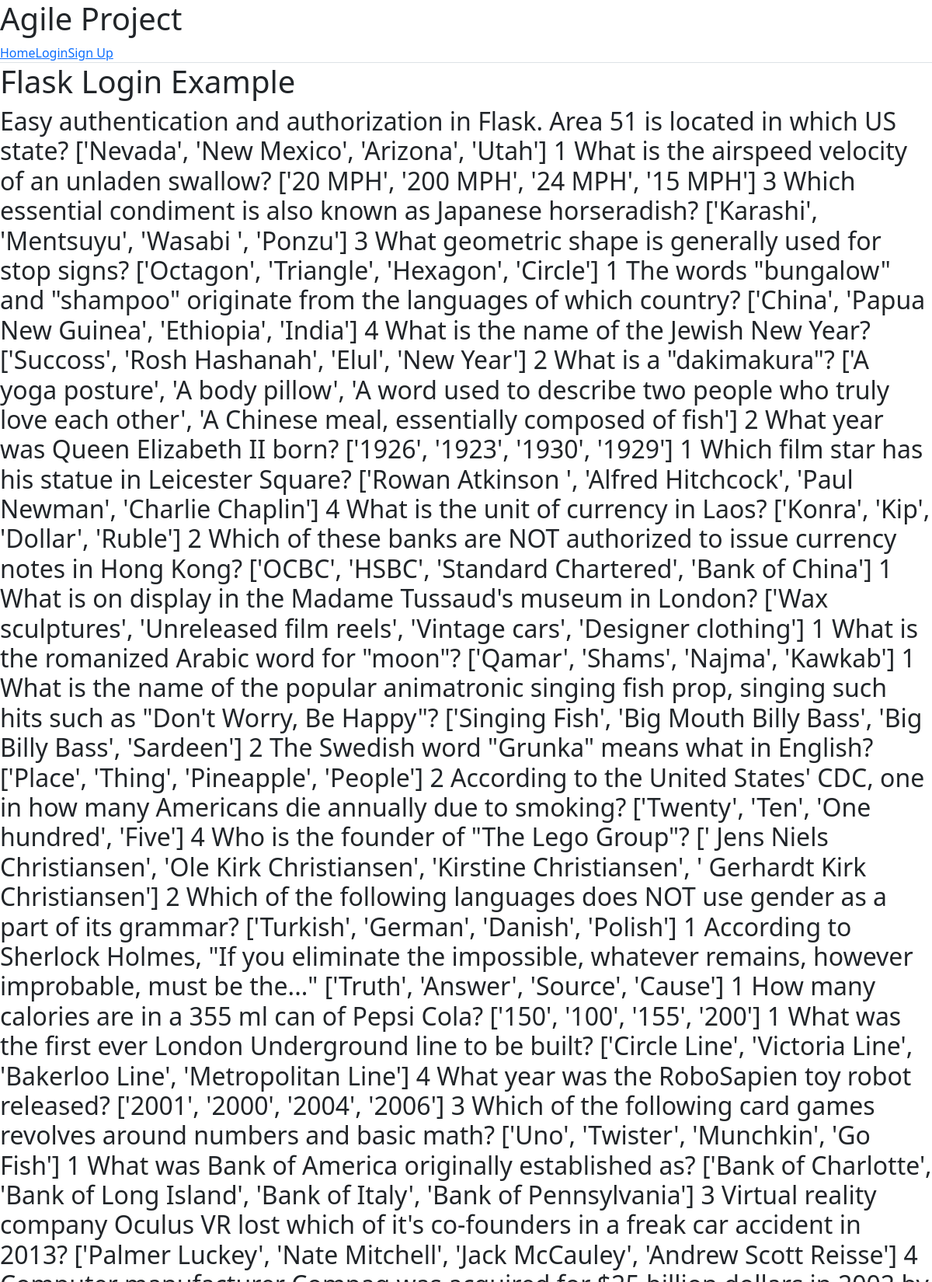
/test (upper part), run on the app's committed database.
### neuro_nuggets/models.py (models this page shows, shortened)
class Question(db.Model):
    id = mapped_column(Integer, primary_key=True, autoincrement=True)
    question = mapped_column(String(200), nullable=False, unique=True)
    correct_answer = mapped_column(String(200), nullable=False)
    incorrect_answers = mapped_column(TEXT(400), nullable=False)
    category = mapped_column(String(100), nullable=False)
    difficulty = mapped_column(String(100), nullable=False, default=0)
    def init_answers(self) -> None:
        answers = json.loads(self.incorrect_answers)
        answers.append(self.correct_answer)
        shuffle(answers)
        self.answers = answers
        self.answer_id  = answers.index(self.correct_answer) + 1

### neuro_nuggets/routes/main.py (the view)
@main.route('/test')
def test():
    stmt = db.select(Question)
    results = db.session.execute(stmt).scalars()
    data = results.all()
    for q in data:
        q.init_answers()
    return render_template('index.html', questions=data)

### neuro_nuggets/templates/index.html
{% extends "base.html" %}
{% block content %}
<h1 class="title">
  Flask Login Example
</h1>
<h2 class="subtitle">
  Easy authentication and authorization in Flask.
  {% for q in questions %}
  <tr>
    <td>{{ q.question }}</td>
    <td>{{ q.answers }}</td>
    <td>{{ q.answer_id }}</td>
  </tr>
  {% endfor %}
</h2>
{% endblock %}

### neuro_nuggets/templates/base.html (shortened to what this page needs)
<!DOCTYPE html>
<html lang="en">
<head>
    <link href="https://cdn.jsdelivr.net/npm/bootstrap@5.3.3/dist/css/bootstrap.min.css" rel="stylesheet">
</head>
<body>
    <h1>Agile Project</h1>
    {% include("_navigation.html") %}
    <main>
        {% block content %}<p>Nothing</p>{% endblock content %}
    </main>
</body>
</html>

### neuro_nuggets/templates/_navigation.html (shortened to what this page needs)
<nav>
  <ul class="nav nav-tabs nav-justified">
    <li><a href="{{ url_for('main.index') }}">Home</a></li>
    {% if not current_user.is_authenticated %}
    <li><a href="{{ url_for('auth.login') }}">Login</a></li>
    <li><a href="{{ url_for('auth.signup') }}">Sign Up</a></li>
    {% endif %}
  </ul>
</nav>

### data on the page
Question: question "Area 51 is located in which US state?", answers "['Nevada', 'New Mexico', 'Arizona', 'Utah']", answer_id "1"
Question: question "What is the airspeed velocity of an unladen swallow?", answers "['20 MPH', '200 MPH', '24 MPH', '15 MPH']", answer_id "3"
Question: question "Which essential condiment is also known as Japanese horseradish?", answers "['Karashi', 'Mentsuyu', 'Wasabi ', 'Ponzu']", answer_id "3"
Question: question "What geometric shape is generally used for stop signs?", answers "['Octagon', 'Triangle', 'Hexagon', 'Circle']", answer_id "1"
Question: question "The words \"bungalow\" and \"shampoo\" originate from the languages of which country?", answers "['China', 'Papua New Guinea', 'Ethiopia', 'India']", answer_id "4"
Question: question "What is the name of the Jewish New Year?", answers "['Succoss', 'Rosh Hashanah', 'Elul', 'New Year']", answer_id "2"
Question: question "What is a \"dakimakura\"?", answers "['A yoga posture', 'A body pillow', 'A word used to describe two people who truly love each other', 'A Chinese meal, essentially composed of fish']", answer_id "2"
Question: question "What year was Queen Elizabeth II born?", answers "['1926', '1923', '1930', '1929']", answer_id "1"
Question: question "Which film star has his statue in Leicester Square?", answers "['Rowan Atkinson ', 'Alfred Hitchcock', 'Paul Newman', 'Charlie Chaplin']", answer_id "4"
Question: question "What is the unit of currency in Laos?", answers "['Konra', 'Kip', 'Dollar', 'Ruble']", answer_id "2"
Question: question "Which of these banks are NOT authorized to issue currency notes in Hong Kong?", answers "['OCBC', 'HSBC', 'Standard Chartered', 'Bank of China']", answer_id "1"
Question: question "What is on display in the Madame Tussaud's museum in London?", answers "['Wax sculptures', 'Unreleased film reels', 'Vintage cars', 'Designer clothing']", answer_id "1"
Question: question "What is the romanized Arabic word for \"moon\"?", answers "['Qamar', 'Shams', 'Najma', 'Kawkab']", answer_id "1"
Question: question "What is the name of the popular animatronic singing fish prop, singing such hits such as \"Don't Worry, Be Happy\"?", answers "['Singing Fish', 'Big Mouth Billy Bass', 'Big Billy Bass', 'Sardeen']", answer_id "2"
Question: question "The Swedish word \"Grunka\" means what in English?", answers "['Place', 'Thing', 'Pineapple', 'People']", answer_id "2"
Question: question "According to the United States' CDC, one in how many Americans die annually due to smoking?", answers "['Twenty', 'Ten', 'One hundred', 'Five']", answer_id "4"
Question: question "Who is the founder of \"The Lego Group\"?", answers "[' Jens Niels Christiansen', 'Ole Kirk Christiansen', 'Kirstine Christiansen', ' Gerhardt Kirk Christiansen']", answer_id "2"
Question: question "Which of the following languages does NOT use gender as a part of its grammar?", answers "['Turkish', 'German', 'Danish', 'Polish']", answer_id "1"
Question: question "According to Sherlock Holmes, \"If you eliminate the impossible, whatever remains, however improbable, must be the...\"", answers "['Truth', 'Answer', 'Source', 'Cause']", answer_id "1"
Question: question "How many calories are in a 355 ml can of Pepsi Cola?", answers "['150', '100', '155', '200']", answer_id "1"
Question: question "What was the first ever London Underground line to be built?", answers "['Circle Line', 'Victoria Line', 'Bakerloo Line', 'Metropolitan Line']", answer_id "4"
Question: question "What year was the RoboSapien toy robot released?", answers "['2001', '2000', '2004', '2006']", answer_id "3"
Question: question "Which of the following card games revolves around numbers and basic math?", answers "['Uno', 'Twister', 'Munchkin', 'Go Fish']", answer_id "1"
Question: question "What was Bank of America originally established as?", answers "['Bank of Charlotte', 'Bank of Long Island', 'Bank of Italy', 'Bank of Pennsylvania']", answer_id "3"
Question: question "Virtual reality company Oculus VR lost which of it's co-founders in a freak car accident in 2013?", answers "['Palmer Luckey', 'Nate Mitchell', 'Jack McCauley', 'Andrew Scott Reisse']", answer_id "4"
